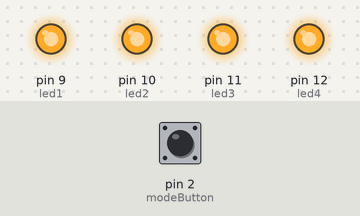
Simulated run of this sketch. Board: Arduino Uno, built with avr-gcc and run on an emulated ATmega328P. Parts: output pins drawn as LEDs (lit = HIGH). The inputs (shaded band) are chosen by the test bench; at power-on: pin 2 (modeButton) HIGH. Sleep ends after the set time or at an interrupt.

Above: at 1.5 s.
1.6 s: pin 2 (modeButton) pulled LOW for 1 s
At 2.4 s:
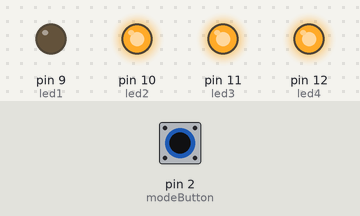
4.2 s: pin 2 (modeButton) pulled LOW for 3.2 s
At 6.8 s:
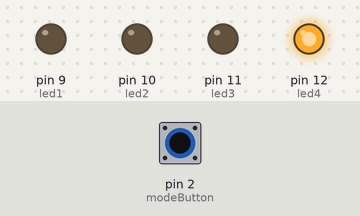
8.9 s: pin 2 (modeButton) pulled LOW for 0.15 s
At 9.1 s:
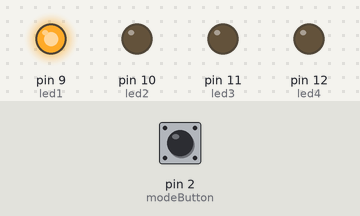
Timing chart, 0 to 11.9 s (numbered marks = the images above; inputs shaded):
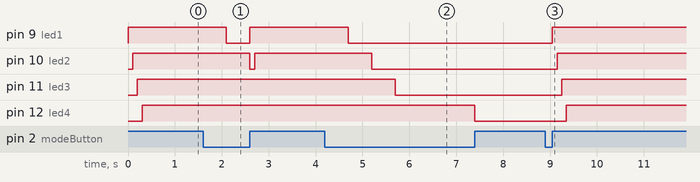

The sketch:

led_lights.ino
```cpp
#include <avr/sleep.h>

const int modeButton = 2;
const int led1 = 9;
const int led2 = 10;
const int led3 = 11;
const int led4 = 12;

bool goToSleep = false;
int buttonPressTime = 0;
int timeNow = 0;

void wakeUp()
{
  detachInterrupt(digitalPinToInterrupt(modeButton));
  sleep_disable();
}

void ledsOn(bool state){
  if (state){
    digitalWrite(led1, HIGH);
    delay(100);
    digitalWrite(led2, HIGH);
    delay(100);
    digitalWrite(led3, HIGH);
    delay(100);
    digitalWrite(led4, HIGH);
  }
  else{
    digitalWrite(led1, LOW);
    digitalWrite(led2, LOW);
    digitalWrite(led3, LOW);
    digitalWrite(led4, LOW);
  }
}

void setup() {
  pinMode(modeButton, INPUT_PULLUP);
  pinMode(led1, OUTPUT);
  pinMode(led2, OUTPUT);
  pinMode(led3, OUTPUT);
  pinMode(led4, OUTPUT);
  ledsOn(true);
}

void loop() {
  if (digitalRead(modeButton) == LOW){
    buttonPressTime = millis();
    while (digitalRead(modeButton) == LOW){
      timeNow = millis();
      if ((buttonPressTime + 1500) <= timeNow){
        goToSleep = true;
        digitalWrite(led3, LOW);
      }
      else if ((buttonPressTime + 1000) <= timeNow){
        digitalWrite(led2, LOW);
      }
      else if ((buttonPressTime + 500) <= timeNow){
        digitalWrite(led1, LOW);
      }
    }
    if (goToSleep != true){
      ledsOn(true);
    }
  }
  if (digitalRead(modeButton) == HIGH && goToSleep){
    goToSleep = false;
    sleep_enable();
    attachInterrupt(digitalPinToInterrupt(modeButton), wakeUp, LOW);
    set_sleep_mode(SLEEP_MODE_PWR_DOWN);
    ledsOn(false);
    delay(1000);
    sleep_cpu();
  }
}
```

Measured:
- after the input at 1.6 s, pin 9 (led1): HIGH → LOW after 0.50 s, → HIGH 0.50 s later; pin 10 (led2): HIGH → LOW after 1.0 s, → HIGH 0.10 s later
- after the input at 4.2 s, pin 9 (led1): HIGH → LOW after 0.50 s; pin 10 (led2): HIGH → LOW after 1.0 s; pin 11 (led3): HIGH → LOW after 1.5 s; pin 12 (led4): HIGH → LOW after 3.2 s
- after the input at 8.9 s, pin 9 (led1): LOW → HIGH after 0.15 s; pin 10 (led2): LOW → HIGH after 0.25 s; pin 11 (led3): LOW → HIGH after 0.35 s; pin 12 (led4): LOW → HIGH after 0.45 s
